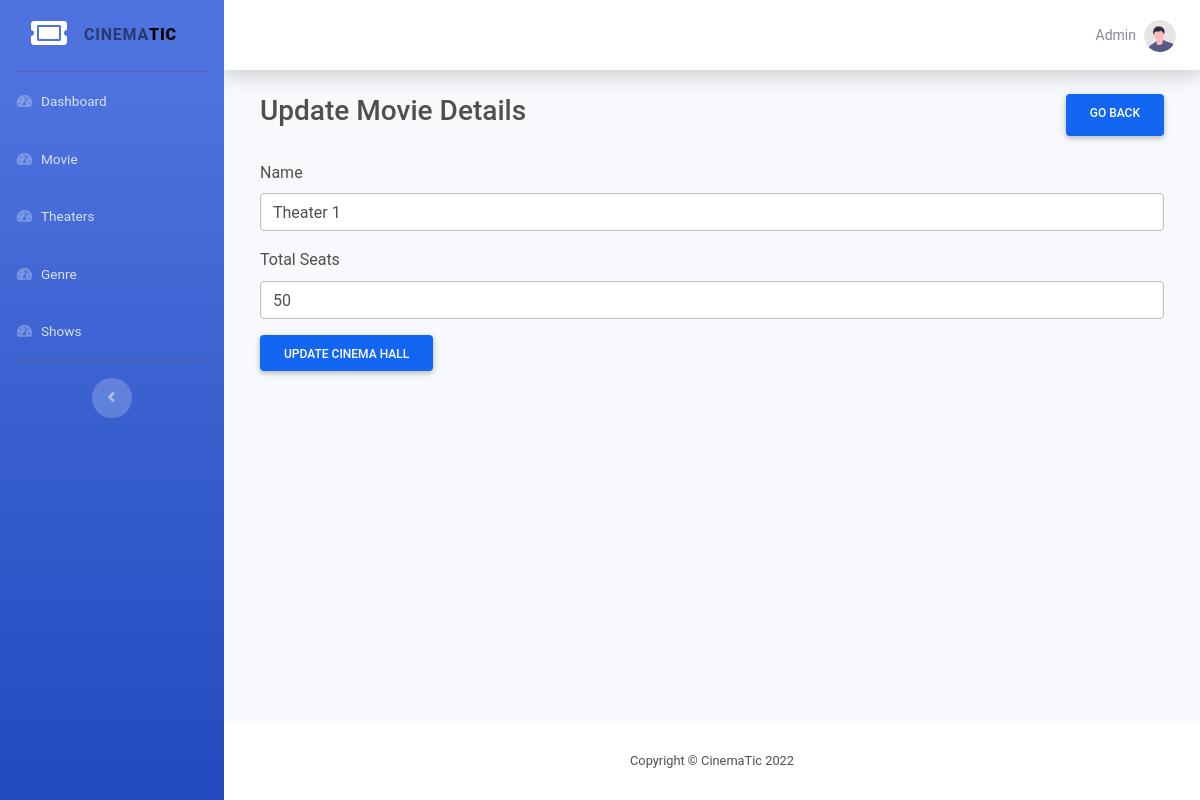
/admin/hall/edit.php?id=1 (signed in), run on an earlier commit of the app's database.
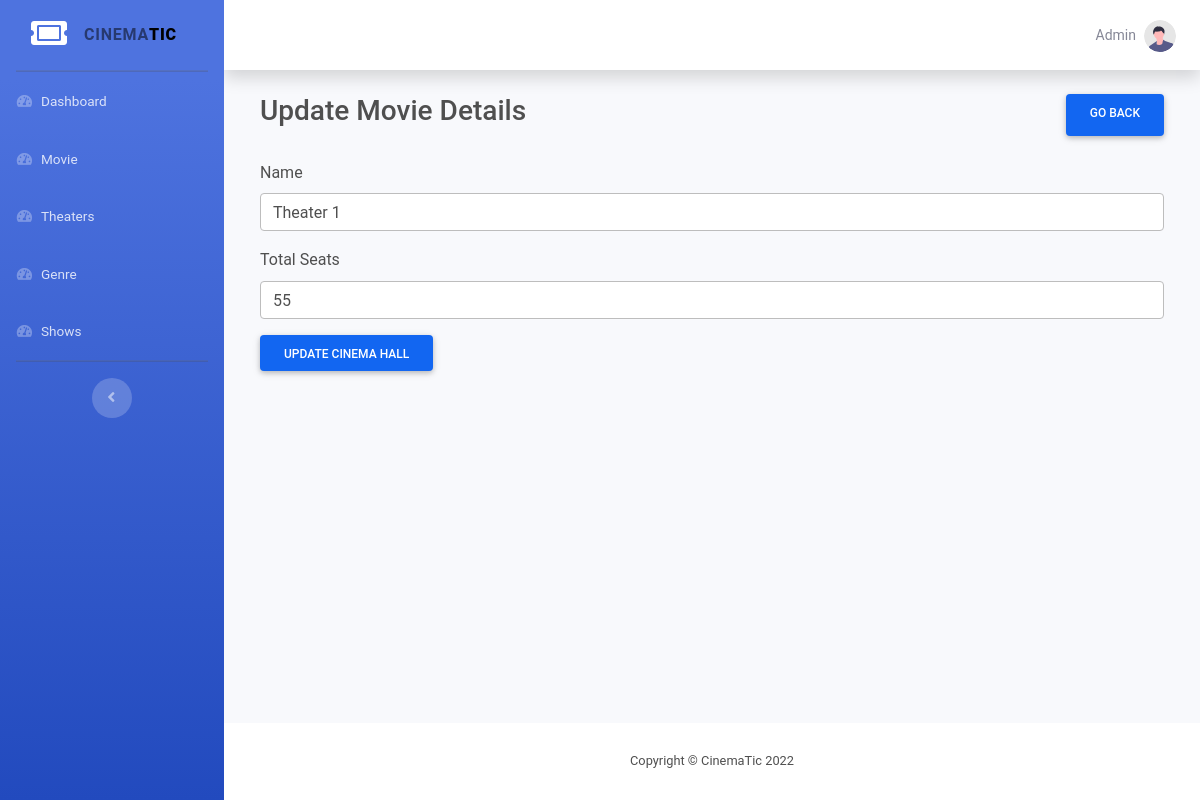
And on a later commit of the database.
### tables this page shows
CREATE TABLE `hall` (
  `id` int(11) NOT NULL,
  `name` varchar(30) NOT NULL,
  `total_seats` int(11) NOT NULL
);

### functions/db.php (called while the page is built, shortened)
<?php
function pdo()
{
    $dbhost = "localhost";
    $dbname = "mtbs";
    $dbuser = "root";
    $dbpass = "";
    $options = [
        PDO::ATTR_DEFAULT_FETCH_MODE => PDO::FETCH_ASSOC
    ];
    $dsn = "mysql:host=" . $dbhost . ";dbname=" . $dbname;
    try {
        $pdo = new PDO($dsn, $dbuser, $dbpass, $options);
    } catch (PDOException $e) {
        die("Cannot Connect to Database: " . $e->getMessage());
    }
    return $pdo;
}
function request($key)
{
    return $_REQUEST[$key] ?? null;
}
function where($table, $col, $opr, $val, $all = true)
{
    $pdo = pdo();
    $stmt = $pdo->prepare("SELECT * FROM $table WHERE $col $opr ?");
    $stmt->execute([$val]);
    return $stmt->fetch();
}

### admin/hall/edit.php (the view, shortened to what this page needs)
<?php
$id = request('id');
$result = where('hall', 'id', '=', $id, false);
include  __DIR__ . "/../components/header.php";
include  __DIR__ . "/../components/sidebar.php";
?>
<div class="container-fluid">
    <div class="d-flex m-4 justify-content-between mb-4">
        <h3>Update Movie Details</h3>
        <a href="./index.php" class="btn btn-primary px-4">Go back</a>
    </div>
    <form class="m-4" method="POST" action="update.php?id=<?php echo $id; ?>">
        <div class="form-group">
            <label for="movieName">Name</label>
            <input name="name" type="text" class="form-control" id="movieName" value="<?php echo $result['name']; ?>" placeholder="QFX Jalma">
        </div>
        <div class="form-group">
            <label for="total_seats">Total Seats</label>
            <input name="total_seats" type="number" value="<?php echo $result['total_seats'] ?>" class="form-control" id="total_seats">
        </div>
        <button type="submit" class="btn btn-primary">Update Cinema Hall</button>
    </form>
</div>
</div>
<?php require_once "../components/footer.php"; ?>

What changed in the data, as far as the page shows it:
changed hall "Theater 1": total_seats "50" → "55"
